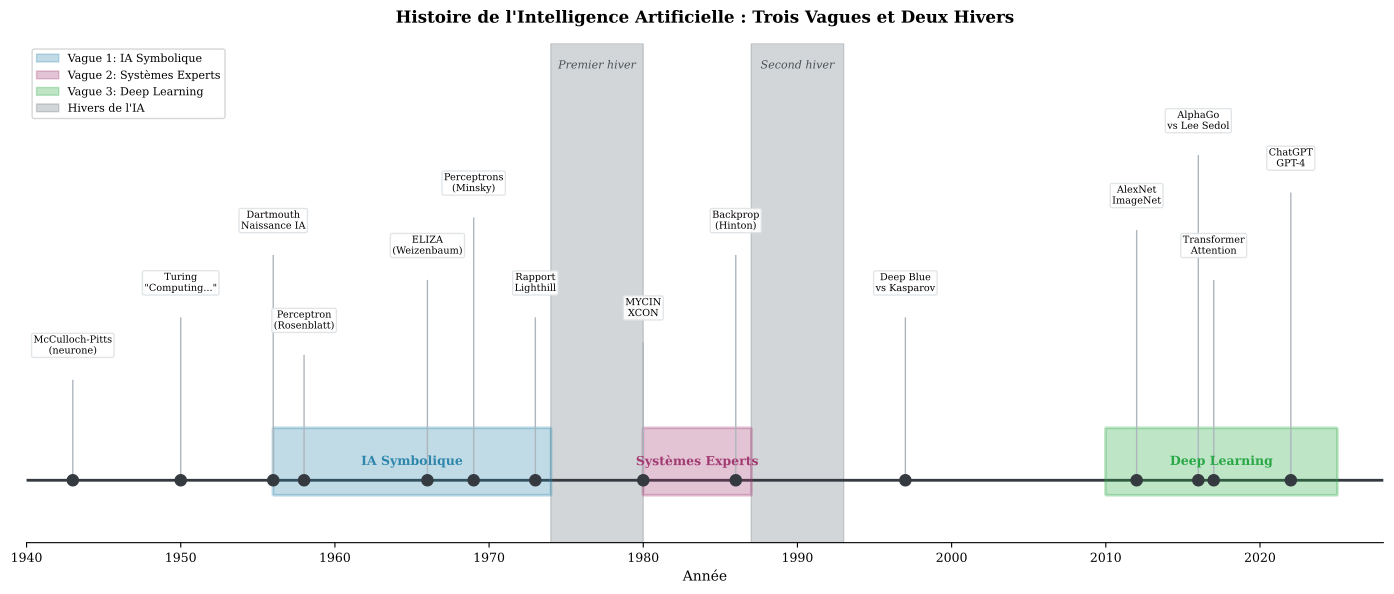

Source code (Python):
#!/usr/bin/env python3
"""
Synthèse Figure 01: Histoire de l'Intelligence Artificielle
Timeline détaillée avec les trois vagues et les jalons majeurs
"""

import matplotlib.pyplot as plt
import matplotlib.patches as mpatches
import numpy as np

plt.rcParams.update({
    'font.size': 9,
    'font.family': 'serif',
    'figure.figsize': (14, 6),
    'figure.dpi': 150,
    'savefig.dpi': 300,
    'savefig.bbox': 'tight'
})

def create_figure():
    fig, ax = plt.subplots()
    
    # Axe du temps
    years = np.arange(1940, 2030, 10)
    ax.set_xlim(1940, 2028)
    ax.set_ylim(-0.5, 3.5)
    
    # Ligne du temps
    ax.axhline(y=0, color='#343A40', linewidth=2, zorder=1)
    
    # Hivers de l'IA (zones grisées)
    winters = [(1974, 1980, 'Premier hiver'), (1987, 1993, 'Second hiver')]
    for start, end, label in winters:
        ax.axvspan(start, end, alpha=0.3, color='#6c757d', zorder=0)
        ax.text((start + end) / 2, 3.3, label, ha='center', fontsize=8, 
                style='italic', color='#495057')
    
    # Les trois vagues
    waves = [
        (1956, 1974, 'IA Symbolique', '#2E86AB', 0.5),
        (1980, 1987, 'Systèmes Experts', '#A23B72', 0.5),
        (2010, 2025, 'Deep Learning', '#28A745', 0.5)
    ]
    
    for start, end, label, color, height in waves:
        rect = mpatches.FancyBboxPatch((start, -0.1), end - start, height,
                                        boxstyle="round,pad=0.02",
                                        facecolor=color, alpha=0.3,
                                        edgecolor=color, linewidth=2)
        ax.add_patch(rect)
        ax.text((start + end) / 2, height / 2 - 0.1, label, ha='center', 
                va='center', fontsize=9, fontweight='bold', color=color)
    
    # Jalons majeurs
    milestones = [
        (1943, 'McCulloch-Pitts\n(neurone)', 1.0),
        (1950, 'Turing\n"Computing..."', 1.5),
        (1956, 'Dartmouth\nNaissance IA', 2.0),
        (1958, 'Perceptron\n(Rosenblatt)', 1.2),
        (1966, 'ELIZA\n(Weizenbaum)', 1.8),
        (1969, 'Perceptrons\n(Minsky)', 2.3),
        (1973, 'Rapport\nLighthill', 1.5),
        (1980, 'MYCIN\nXCON', 1.3),
        (1986, 'Backprop\n(Hinton)', 2.0),
        (1997, 'Deep Blue\nvs Kasparov', 1.5),
        (2012, 'AlexNet\nImageNet', 2.2),
        (2016, 'AlphaGo\nvs Lee Sedol', 2.8),
        (2017, 'Transformer\nAttention', 1.8),
        (2022, 'ChatGPT\nGPT-4', 2.5)
    ]
    
    for year, label, y in milestones:
        ax.plot(year, 0, 'o', markersize=8, color='#343A40', zorder=3)
        ax.plot([year, year], [0, y - 0.2], '-', color='#adb5bd', linewidth=1, zorder=2)
        ax.text(year, y, label, ha='center', va='bottom', fontsize=7,
                bbox=dict(boxstyle='round,pad=0.2', facecolor='white', 
                         edgecolor='#dee2e6', alpha=0.9))
    
    # Configuration
    ax.set_xlabel('Année', fontsize=10)
    ax.set_xticks(years)
    ax.set_xticklabels([str(y) for y in years])
    ax.set_yticks([])
    ax.spines['top'].set_visible(False)
    ax.spines['right'].set_visible(False)
    ax.spines['left'].set_visible(False)
    
    ax.set_title('Histoire de l\'Intelligence Artificielle : Trois Vagues et Deux Hivers',
                 fontsize=12, fontweight='bold', pad=15)
    
    # Légende
    legend_elements = [
        mpatches.Patch(color='#2E86AB', alpha=0.3, label='Vague 1: IA Symbolique'),
        mpatches.Patch(color='#A23B72', alpha=0.3, label='Vague 2: Systèmes Experts'),
        mpatches.Patch(color='#28A745', alpha=0.3, label='Vague 3: Deep Learning'),
        mpatches.Patch(color='#6c757d', alpha=0.3, label='Hivers de l\'IA')
    ]
    ax.legend(handles=legend_elements, loc='upper left', fontsize=8)
    
    plt.tight_layout()
    return fig

if __name__ == '__main__':
    fig = create_figure()
    fig.savefig('synth_fig_01_ai_history.pdf')
    fig.savefig('synth_fig_01_ai_history.png')
    plt.close()
    print("Figure générée: synth_fig_01_ai_history.pdf")
